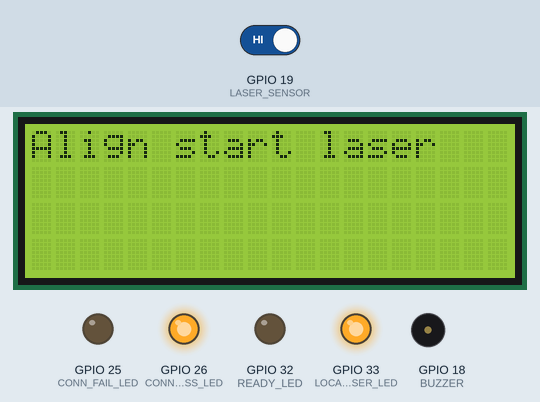
A sketch run on a simulated ESP32. On the bench: 20×4 character LCD, output pins drawn as LEDs (lit = HIGH), buzzer (waves = sounding, pin HIGH). Inputs (shaded band) come from the test bench; at power-on: GPIO 19 (LASER_SENSOR) HIGH. What the sketch prints to the serial monitor is not drawn.

Above: at 2.3 s.
2.4 s: GPIO 19 (LASER_SENSOR) driven LOW
At 2.85 s:
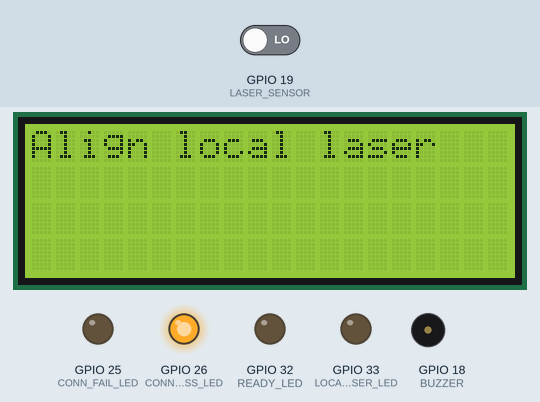
At 4.3 s:
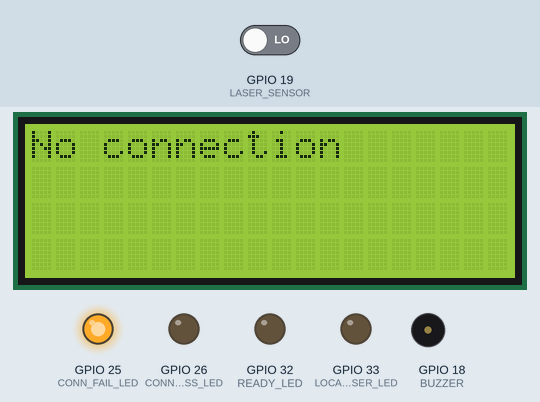
4.7 s: GPIO 19 (LASER_SENSOR) driven HIGH
At 5.8 s:
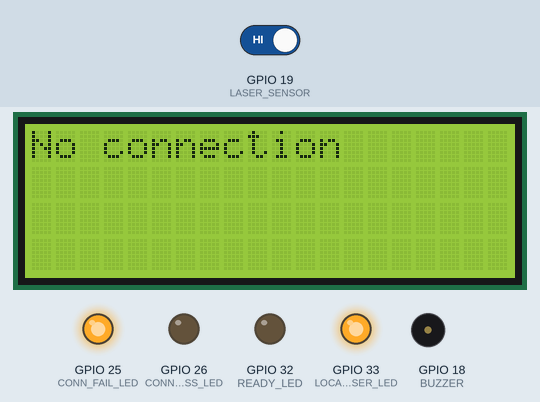
Timing chart, 0 to 7.7 s (numbered marks = the images above; inputs shaded):
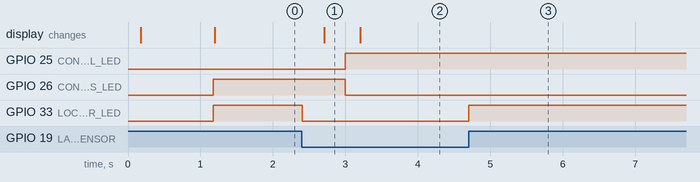

The sketch:

finishlinemodule.ino
```cpp
#include <esp_now.h>
#include <WiFi.h>
#include <Wire.h>
#include <LiquidCrystal_I2C.h>

#define SCL_PIN 22
#define SDA_PIN 21
#define READY_LED 32
#define LOCAL_LASER_LED 33
#define CONN_FAIL_LED 25
#define CONN_SUCCESS_LED 26
#define BUZZER 18
#define LASER_SENSOR 19

// CORRECTED: Using the MAC address from the start line module code
uint8_t startMac[] = {0x08, 0xA6, 0xF7, 0x65, 0xEF, 0x18};

// I2C LCD setup
LiquidCrystal_I2C lcd(0x27, 20, 4);

// Message structure - must match start line module
typedef struct struct_message {
  uint8_t msgType;  // 0 for heartbeat, 1 for start timing
  bool localAligned;
  bool cooldown;
} struct_message;

// State variables
volatile bool finishTriggered = false;
bool localAligned = false;
bool remoteAligned = false;
bool connectionActive = false;
bool cooldown = false;
bool timingActive = false;

// Timing variables
unsigned long lastHeartbeatReceived = 0;
unsigned long startTime = 0;
unsigned long cooldownStart = 0;
unsigned long lastHeartbeatSent = 0;
const unsigned long HEARTBEAT_INTERVAL = 1000;
const unsigned long CONNECTION_TIMEOUT = 3000;
const unsigned long COOLDOWN_DURATION = 60000;
float lastElapsedTime = 0.0;

// Interrupt service routine for finish line detection
void IRAM_ATTR finishLaserInterrupt() {
  // This is called when the laser beam is broken at the finish line
  if (timingActive) {
    finishTriggered = true;
  }
}

// Callback when data is sent
void OnDataSent(const uint8_t *mac_addr, esp_now_send_status_t status) {
  // Optional: implement connection status LED updates here
}

// Callback when data is received - using the newer ESP-NOW API format
void OnDataRecv(const esp_now_recv_info_t *info, const uint8_t *incomingData, int len) {
  struct_message *msg = (struct_message *)incomingData;

  // Update based on heartbeat message
  if (msg->msgType == 0) {
    remoteAligned = msg->localAligned;
    lastHeartbeatReceived = millis();
    connectionActive = true;
  }
  // Start timing when triggered by start line
  else if (msg->msgType == 1 && !cooldown && !timingActive) {
    timingActive = true;
    startTime = micros();

    // Clear LCD and show "Timing..."
    lcd.clear();
    lcd.print("Timing...");
  }
}

void setup() {
  // Initialize serial for debugging
  Serial.begin(115200);

  // Initialize pins
  pinMode(READY_LED, OUTPUT);
  pinMode(LOCAL_LASER_LED, OUTPUT);
  pinMode(CONN_FAIL_LED, OUTPUT);
  pinMode(CONN_SUCCESS_LED, OUTPUT);
  pinMode(BUZZER, OUTPUT);
  pinMode(LASER_SENSOR, INPUT);

  // Attach interrupt for laser break detection - FALLING edge when beam is broken
  attachInterrupt(digitalPinToInterrupt(LASER_SENSOR), finishLaserInterrupt, FALLING);

  // Initialize I2C and LCD
  Wire.begin(SDA_PIN, SCL_PIN);
  delay(100); // Add delay for stability

  // Try initializing the LCD with multiple attempts
  bool lcdInitialized = false;
  for (int attempt = 0; attempt < 3 && !lcdInitialized; attempt++) {
    try {
      lcd.init();
      lcdInitialized = true;
    } catch (...) {
      delay(500);
    }
  }

  if (lcdInitialized) {
    lcd.backlight();
    lcd.clear();
    lcd.print("Setting up...");
  } else {
    Serial.println("Failed to initialize LCD");
  }
  delay(1000); // Give LCD time to initialize properly

  // Initialize ESP-NOW
  WiFi.mode(WIFI_STA);

  if (esp_now_init() != ESP_OK) {
    Serial.println("Error initializing ESP-NOW");
    return;
  }

  esp_now_register_send_cb(OnDataSent);

  esp_now_peer_info_t peerInfo = {};
  memcpy(peerInfo.peer_addr, startMac, 6);
  peerInfo.channel = 0;
  peerInfo.encrypt = false;

  if (esp_now_add_peer(&peerInfo) != ESP_OK) {
    Serial.println("Failed to add peer");
    return;
  }

  esp_now_register_recv_cb(OnDataRecv);

  Serial.println("Finish Line Module Initialized");
}

void loop() {
  unsigned long currentMillis = millis();

  // Update laser aligned status
  // Laser sensor returns HIGH when beam is detected, LOW when broken
  localAligned = digitalRead(LASER_SENSOR) == HIGH;
  digitalWrite(LOCAL_LASER_LED, localAligned ? HIGH : LOW);

  // Update connection status
  connectionActive = (currentMillis - lastHeartbeatReceived) < CONNECTION_TIMEOUT;
  digitalWrite(CONN_SUCCESS_LED, connectionActive ? HIGH : LOW);
  digitalWrite(CONN_FAIL_LED, connectionActive ? LOW : HIGH);

  // Update ready to time status
  bool readyToTime = localAligned && remoteAligned && connectionActive && !cooldown;
  digitalWrite(READY_LED, readyToTime ? HIGH : LOW);

  // Handle finish line trigger
  if (finishTriggered && timingActive) {
    float elapsed = (micros() - startTime) / 1000000.0;
    lastElapsedTime = elapsed;

    // Update LCD with time
    lcd.clear();
    lcd.setCursor(0, 0);
    lcd.print("Time: ");
    lcd.print(elapsed, 3);
    lcd.print("s");

    // Sound buzzer
    digitalWrite(BUZZER, HIGH);
    delay(100);
    digitalWrite(BUZZER, LOW);

    // Reset timing state and start cooldown
    timingActive = false;
    cooldown = true;
    cooldownStart = currentMillis;
    finishTriggered = false;
  }

  // Check cooldown status
  if (cooldown && (currentMillis - cooldownStart >= COOLDOWN_DURATION)) {
    cooldown = false;
  }

  // Update LCD display (only update periodically to avoid flicker)
  static unsigned long lastLCDUpdate = 0;
  if (currentMillis - lastLCDUpdate >= 500) {
    if (!timingActive && !finishTriggered) {
      lcd.clear();
      lcd.setCursor(0, 0);

      if (cooldown) {
        unsigned long remaining = (COOLDOWN_DURATION - (currentMillis - cooldownStart)) / 1000;
        lcd.print("Cooldown: ");
        lcd.print(remaining);
        lcd.print("s");
        lcd.setCursor(0, 1);
        lcd.print("Last time: ");
        lcd.print(lastElapsedTime, 3);
        lcd.print("s");
      } else if (readyToTime) {
        lcd.print("Ready to time");
        if (lastElapsedTime > 0) {
          lcd.setCursor(0, 1);
          lcd.print("Last time: ");
          lcd.print(lastElapsedTime, 3);
          lcd.print("s");
        }
      } else {
        if (!connectionActive) {
          lcd.print("No connection");
        } else if (!localAligned) {
          lcd.print("Align local laser");
        } else if (!remoteAligned) {
          lcd.print("Align start laser");
        } else {
          lcd.print("Setting up...");
        }
      }
    }
    lastLCDUpdate = currentMillis;
  }

  // Send periodic heartbeats
  if (currentMillis - lastHeartbeatSent >= HEARTBEAT_INTERVAL) {
    struct_message heartbeatMsg;
    heartbeatMsg.msgType = 0;
    heartbeatMsg.localAligned = localAligned;
    heartbeatMsg.cooldown = cooldown;
    esp_now_send(startMac, (uint8_t *)&heartbeatMsg, sizeof(heartbeatMsg));
    lastHeartbeatSent = currentMillis;
  }

  // Small delay to prevent CPU hogging
  delay(10);
}
```

Measured:
- after the input at 2.4 s, GPIO 33 (LOCAL_LASER_LED): HIGH → LOW at once; the display: changes after 0.31 s (image 1)
- after the input at 4.7 s, GPIO 33 (LOCAL_LASER_LED): LOW → HIGH at once
- what the display in image 1 shows lasts 0.5 s, from 2.7 s to 3.2 s
